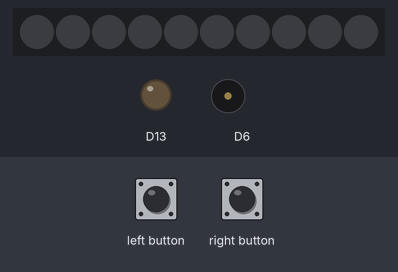
Recording of a sketch running on a simulated Adafruit Circuit Playground Express. Shown: 10 RGB LEDs in strip order, left to right, output pins drawn as LEDs (lit = HIGH), buzzer (waves = sounding). The inputs (shaded band) are chosen by the test bench. Dim RGB values are drawn brighter than linear.

Above: at 1.2 s.
1.3 s: left button pressed for 1 s
At 3.1 s:
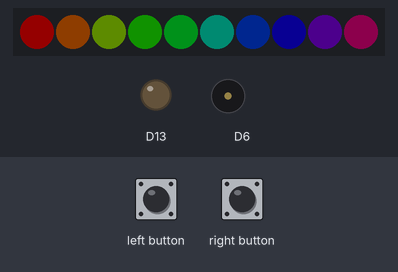
3.8 s: right button pressed for 3.2 s
At 4.05 s:
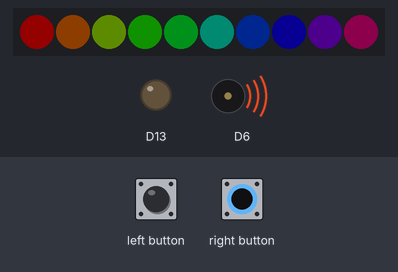
8.5 s: left button pressed for 0.15 s
At 9.3 s:
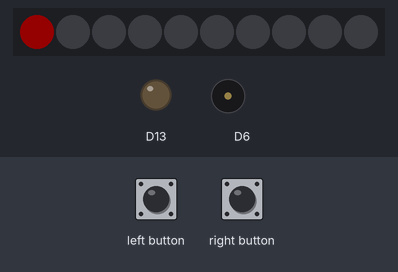
10.1 s: right button pressed for 0.15 s
At 10.5 s:
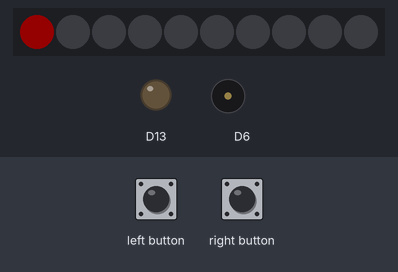
11.7 s: left button driven HIGH and right button driven HIGH
At 11.95 s:
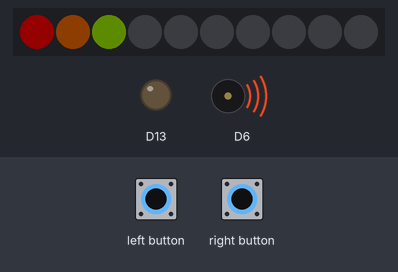
14.0 s: left button set LOW
Timing chart, 0 to 16.5 s (numbered marks = the images above; inputs shaded):
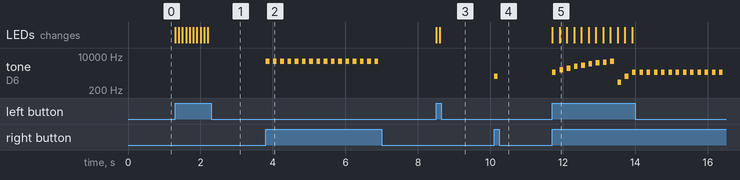

Measured:
- after the input at 1.3 s, the LEDs: first change at once (image 1 shows a later state)
- after the input at 3.8 s, tone on D6: alternates 5500 Hz for 0.10 s and silent for 0.10 s, 32 changes in all, then stays silent, starting at once
- after the input at 8.5 s, the LEDs: first change at once (image 3 shows a later state)
- after the input at 10.1 s, tone on D6: silent → 1000 Hz at once, → silent 0.10 s later
- after the input at 11.7 s, tone on D6: plays 1500 Hz for 0.10 s, 2000 Hz for 0.10 s, 2500 Hz for 0.10 s, 3000 Hz for 0.10 s, 3500 Hz for 0.10 s, 4000 Hz for 0.10 s … (12 notes in this stretch), starting at once; the LEDs: first change at once (image 5 shows a later state)

The sketch:

simonbartalos.ino
```cpp
#include <Adafruit_CircuitPlayground.h>

// we light one pixel at a time, this is our counter
uint8_t pixeln = 0;

void setup() {
  Serial.begin(9600);

  CircuitPlayground.begin();
}


void loop() {
  // turn on speaker
  CircuitPlayground.speaker.enable(true);

  /************* one button turns lights on, the other button plays tone according to light */
  if (CircuitPlayground.leftButton()) {
   CircuitPlayground.setPixelColor(pixeln++, CircuitPlayground.colorWheel(25 * pixeln));
    if (pixeln == 11) {
     pixeln = 0;
     CircuitPlayground.clearPixels();
   }
  }
  if (CircuitPlayground.rightButton()) {
   CircuitPlayground.playTone(500 + pixeln * 500, 100);
  }
  delay(100);
}
```
